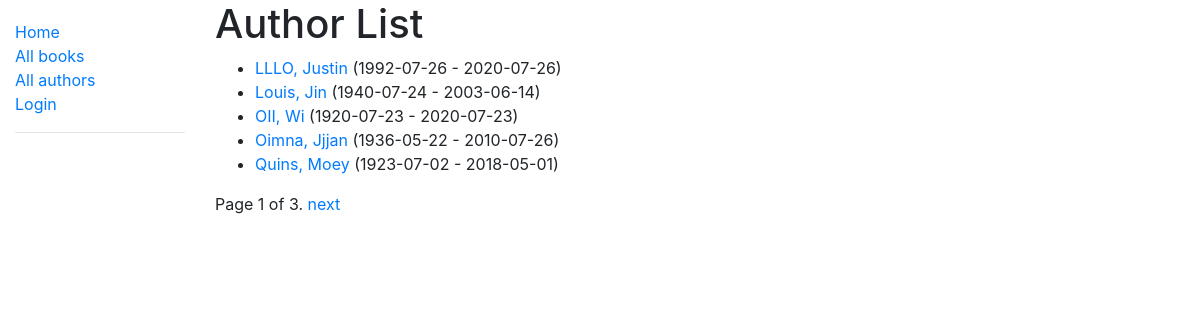
Screenshot of /catalog/authors/ with the database file from the repository.
### catalog/models.py (models this page shows)
class Author(models.Model):
    first_name = models.CharField(max_length=100)
    last_name = models.CharField(max_length=100)
    date_of_birth = models.DateField(null=True, blank=True)
    date_of_death = models.DateField('Died', null=True, blank=True)
    class Meta:
        ordering = ['last_name', 'first_name']
    def get_absolute_url(self):
        return reverse('author-detail', args=[str(self.id)])
    def __str__(self):
        return f'{self.last_name}, {self.first_name}'
    def life_span(self):
        life = ''
        if self.date_of_birth:
            if  self.date_of_birth:
                life = f'{self.date_of_birth} - {self.date_of_death}'
            else:
                life = f'unknown - {self.date_of_death}'
        else:
            if  self.date_of_birth:
                life = f'{self.date_of_birth} - unknown'
            else:
                life = 'not clear.'
        return life
    '''
    # the following two functions can be used to validate the birth date
    def clean(self):
        if self.date_of_death < self.date_of_birth:
            raise ValidationError(_('death date %(death)s is before birth date%(birth)s'),
                params={'death': self.date_of_death, 'birth': self.date_of_birth})

    def save(self, *args, **kwargs):
        self.full_clean()
        return super(Author, self).save(*args, **kwargs)
    '''

### catalog/views.py (the view)
# urls.py: path('authors/', views.AuthorListView.as_view(), name='authors'),
class AuthorListView(generic.ListView):
    model = Author
    paginate_by = 5

### catalog/templates/catalog/author_list.html
{% extends "base_generic.html" %}
{% block content %}
  <h1>Author List</h1>
  {% if author_list %}
  <ul>
    {% for author in author_list %}
      <li>
        <a href="{{ author.get_absolute_url }}">{{ author }}</a> ({{author.life_span}})
      </li>
    {% endfor %}
  </ul>
  {% else %}
    <p>There are no authors in the library.</p>
  {% endif %}
{% endblock %}

### rows the page displays
Author: last_name+first_name "LLLO, Justin", life_span "1992-07-26 - 2020-07-26"
Author: last_name+first_name "Louis, Jin", life_span "1940-07-24 - 2003-06-14"
Author: last_name+first_name "OII, Wi", life_span "1920-07-23 - 2020-07-23"
Author: last_name+first_name "Oimna, Jjjan", life_span "1936-05-22 - 2010-07-26"
Author: last_name+first_name "Quins, Moey", life_span "1923-07-02 - 2018-05-01"

### other values shown
{{ page_obj.number }} "1"
{{ page_obj.paginator.num_pages }} "3"
